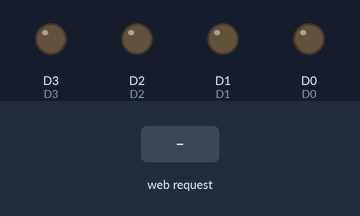
A sketch run on a simulated ESP8266 (NodeMCU). On the bench: output pins drawn as LEDs (lit = HIGH). The inputs (shaded band) are chosen by the test bench. What the sketch prints to the serial monitor is not drawn.

Above: at 2.2 s.
2.3 s: HTTP request GET /frente received
At 3.5 s:
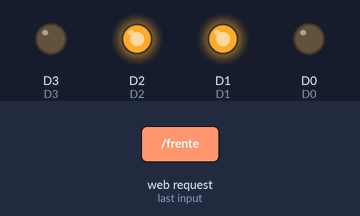
3.8 s: HTTP request GET /traz received
At 4.8 s:
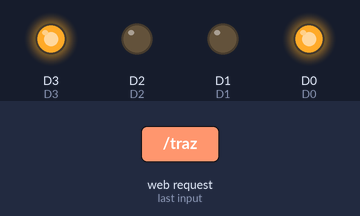
5.3 s: HTTP request GET /direita received
At 6.0 s:
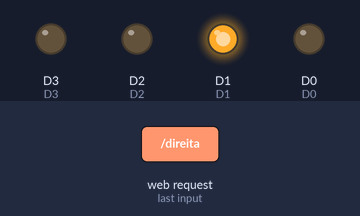
6.8 s: HTTP request GET /esquerda received
At 7.2 s:
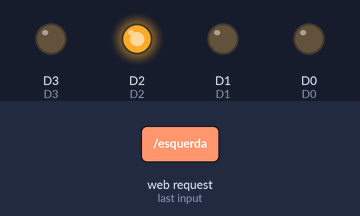
8.3 s: HTTP request GET /parar received
At 9.5 s:
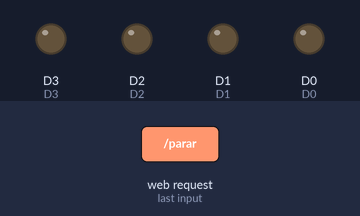
Timing chart, 0 to 10.8 s (numbered marks = the images above; inputs shaded):
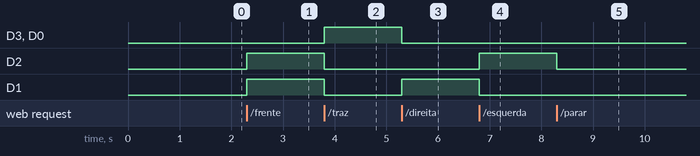

Measured:
- after the input at 2.3 s, D2, D1: LOW → HIGH at once
- after the input at 3.8 s, D3, D0: LOW → HIGH at once; D2, D1: HIGH → LOW at once
- after the input at 5.3 s, D3, D0: HIGH → LOW at once; D1: LOW → HIGH at once
- after the input at 6.8 s, D2: LOW → HIGH at once; D1: HIGH → LOW at once
- after the input at 8.3 s, D2: HIGH → LOW at once

The sketch:

CODIGO_ROBO_MOVEL.ino
```cpp
#include <ESP8266WiFi.h>
#include <WiFiClient.h>
#include <ESP8266WebServer.h>

const char *ssid = "ROBO";
const char *password = "semsenha";

ESP8266WebServer server(80);
//192.168.4.1


#define D0 16
#define D1 5
#define D2 4
#define D3 0

void handleRoot() {
    response();
}

void frente() {
digitalWrite(5,HIGH);
digitalWrite(16,LOW);
digitalWrite(4,HIGH);
digitalWrite(0,LOW);
  response();
}

void direita() {
digitalWrite(5,HIGH);
digitalWrite(16,LOW);
digitalWrite(4,LOW);
digitalWrite(0,LOW);
  response();
}

void esquerda() {
digitalWrite(5,LOW);
digitalWrite(16,LOW);
digitalWrite(4,HIGH);
digitalWrite(0,LOW);
  response();
}

void parar() {
digitalWrite(5,LOW);
digitalWrite(16,LOW);
digitalWrite(4,LOW);
digitalWrite(0,LOW);
  response();
}

void traz() {
digitalWrite(16,HIGH);
digitalWrite(5,LOW);
digitalWrite(0,HIGH);
digitalWrite(4,LOW);
  response();
}


const String HtmlHtml = "<html><head><meta name=\"viewport\" content=\"width=device-width, initial-scale=1\" /></head>";
const String HtmlHtmlClose = "</html>";
const String HtmlTitle = "<h1><font color='RED'><center>ROBO MOVEL</center></font></h1><br/>\n";

const String HtmlButtons = "<a href=\"frente\"><button style=\"display: block; width: 100%;\"><strong>FRENTE</strong></button></a><br/><a href=\"parar\"><button style=\"display: block; width: 100%;\"><strong>PARAR</strong></button></a><br/><a href=\"traz\"><button style=\"display: block; width: 100%;\"><strong>TRAZ</strong></button></a><br/><a href=\"esquerda\"><button style=\"display: block; width: 100%;\"><strong>ESQUERDA</strong></button></a><br/><a href=\"direita\"><button style=\"display: block; width: 100%;\"><strong>DIREITA</strong></button></a><br/>";

void response(){
  String htmlRes = HtmlHtml + HtmlTitle;
  htmlRes += HtmlButtons;
  htmlRes += HtmlHtmlClose;

  server.send(200, "text/html", htmlRes);
}

void setup() {
	delay(1000);
	Serial.begin(115200);
 pinMode(16,OUTPUT);
digitalWrite(16,0);
pinMode(5, OUTPUT);
digitalWrite(5, 0);
pinMode(4, OUTPUT);
digitalWrite(4, 0);
pinMode(0, OUTPUT);
digitalWrite(0, 0);
	Serial.println();
	Serial.print("Configuring access point...");
  // 5 e 4 frente -- 16 e 0 traz

	WiFi.softAP(ssid, password);

	IPAddress myIP = WiFi.softAPIP();
	Serial.print("AP IP address: ");
	Serial.println(myIP);
	server.on("/", handleRoot);
  server.on("/frente", frente);
  server.on("/traz", traz);
  server.on("/parar", parar);
  server.on("/direita", direita);
  server.on("/esquerda", esquerda);
	server.begin();
	Serial.println("HTTP server started");
}

void loop() {
server.handleClient();

}
```
